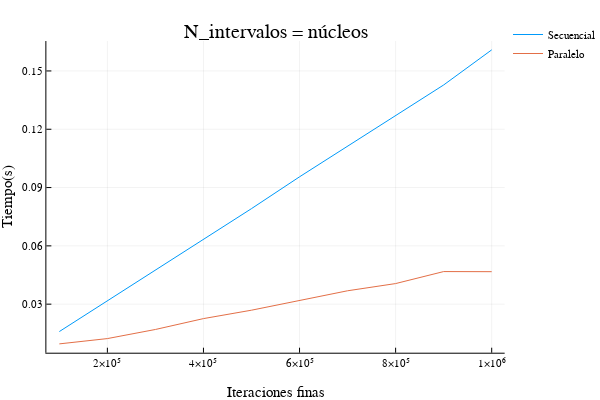

The cell this chart's notebook holds for it:
### Code cell
plotly()
plot(lista_tiempos_x, lista_tiempos, label=["Secuencial" "Paralelo"], title="N_intervalos = núcleos", xlabel="Iteraciones finas", ylabel="Tiempo(s)")

### Figure 1 — Plotly figure (JSON) as saved in the notebook; plotly's stock layout.template omitted (floating-point values rounded to 4 significant figures)
{"data": [{"colorbar": {"title": ""}, "legendgroup": "Secuencial", "line": {"color": "rgba(0, 154, 250, 1.000)", "dash": "solid", "shape": "linear", "width": 1}, "mode": "lines", "name": "Secuencial", "showlegend": true, "type": "scatter", "x": [100000, 200000, 300000, 400000, 500000, 600000.0, 700000, 800000, 900000, 1000000], "xaxis": "x1", "y": [0.01591, 0.03174, 0.04751, 0.06352, 0.07916, 0.09553, 0.1114, 0.1272, 0.1428, 0.1608], "yaxis": "y1", "zmax": null, "zmin": null}, {"colorbar": {"title": ""}, "legendgroup": "Paralelo", "line": {"color": "rgba(227, 111, 71, 1.000)", "dash": "solid", "shape": "linear", "width": 1}, "mode": "lines", "name": "Paralelo", "showlegend": true, "type": "scatter", "x": [100000, 200000, 300000, 400000, 500000, 600000.0, 700000, 800000, 900000, 1000000], "xaxis": "x1", "y": [0.009562, 0.01229, 0.01698, 0.02257, 0.0269, 0.0317, 0.03689, 0.0406, 0.04678, 0.04671], "yaxis": "y1", "zmax": null, "zmin": null}], "layout": {"annotations": [{"font": {"color": "rgba(0, 0, 0, 1.000)", "family": "sans-serif", "size": 20}, "rotation": 0, "showarrow": false, "text": "N_intervalos = núcleos", "x": 0.5424, "xanchor": "center", "xref": "paper", "y": 1, "yanchor": "top", "yref": "paper"}], "height": 400, "legend": {"bgcolor": "rgba(255, 255, 255, 1.000)", "bordercolor": "rgba(0, 0, 0, 1.000)", "font": {"color": "rgba(0, 0, 0, 1.000)", "family": "sans-serif", "size": 11}, "tracegroupgap": 0, "x": 1, "y": 1}, "margin": {"b": 20, "l": 0, "r": 0, "t": 20}, "paper_bgcolor": "rgba(255, 255, 255, 1.000)", "plot_bgcolor": "rgba(255, 255, 255, 1.000)", "showlegend": true, "width": 600, "xaxis": {"anchor": "y1", "domain": [0.09128, 0.9934], "gridcolor": "rgba(0, 0, 0, 0.100)", "gridwidth": 0.5, "linecolor": "rgba(0, 0, 0, 1.000)", "mirror": false, "range": [73000, 1027000], "showgrid": true, "showline": true, "showticklabels": true, "tickangle": 0, "tickcolor": "rgb(0, 0, 0)", "tickfont": {"color": "rgba(0, 0, 0, 1.000)", "family": "sans-serif", "size": 11}, "tickmode": "array", "ticks": "inside", "ticktext": ["2×10⁵", "4×10⁵", "6×10⁵", "8×10⁵", "1×10⁶"], "tickvals": [200000, 400000, 600000, 800000, 1000000], "title": "Iteraciones finas", "titlefont": {"color": "rgba(0, 0, 0, 1.000)", "family": "sans-serif", "size": 15}, "type": "-", "visible": true, "zeroline": false, "zerolinecolor": "rgba(0, 0, 0, 1.000)"}, "yaxis": {"anchor": "x1", "domain": [0.07581, 0.9415], "gridcolor": "rgba(0, 0, 0, 0.100)", "gridwidth": 0.5, "linecolor": "rgba(0, 0, 0, 1.000)", "mirror": false, "range": [0.005023, 0.1654], "showgrid": true, "showline": true, "showticklabels": true, "tickangle": 0, "tickcolor": "rgb(0, 0, 0)", "tickfont": {"color": "rgba(0, 0, 0, 1.000)", "family": "sans-serif", "size": 11}, "tickmode": "array", "ticks": "inside", "ticktext": ["0.03", "0.06", "0.09", "0.12", "0.15"], "tickvals": [0.03, 0.06, 0.09, 0.12, 0.15], "title": "Tiempo(s)", "titlefont": {"color": "rgba(0, 0, 0, 1.000)", "family": "sans-serif", "size": 15}, "type": "-", "visible": true, "zeroline": false, "zerolinecolor": "rgba(0, 0, 0, 1.000)"}}}
